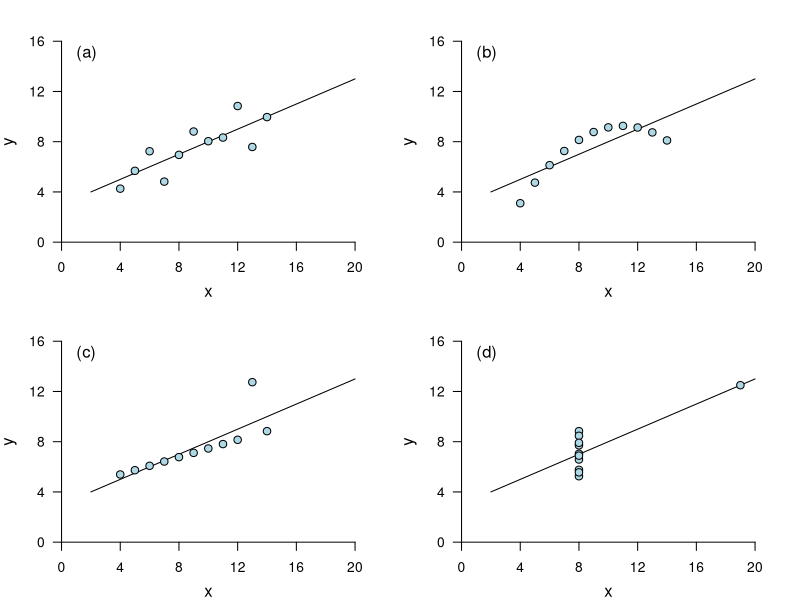
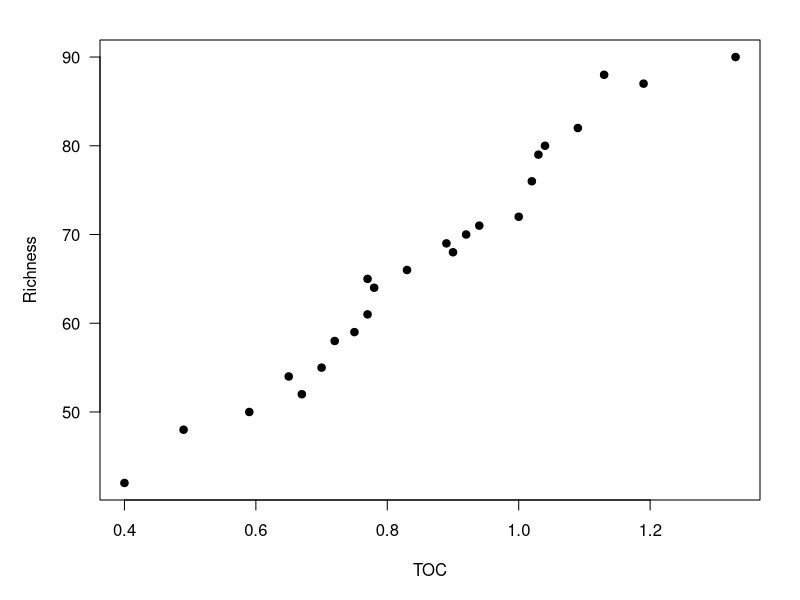
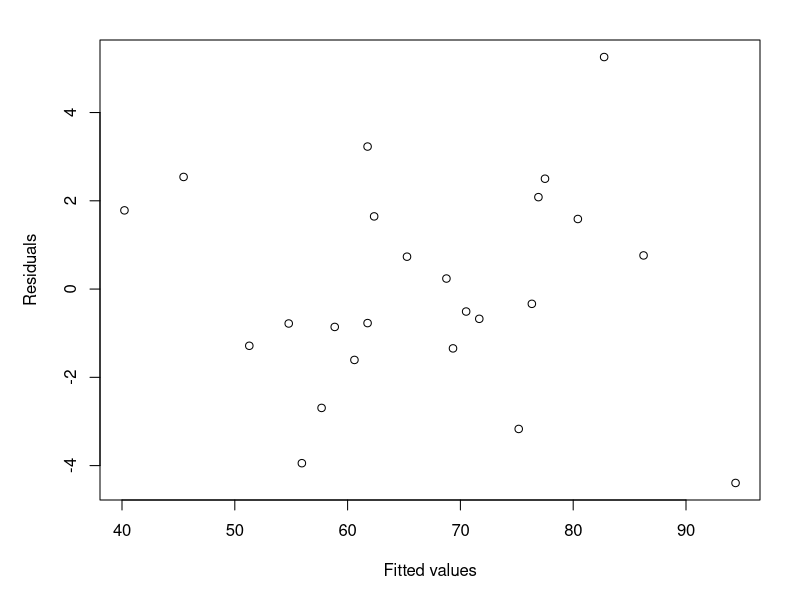
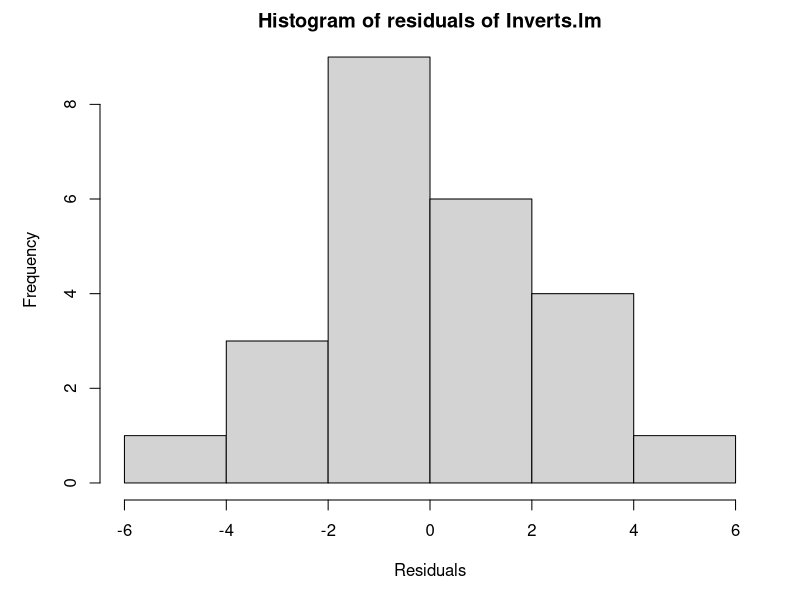
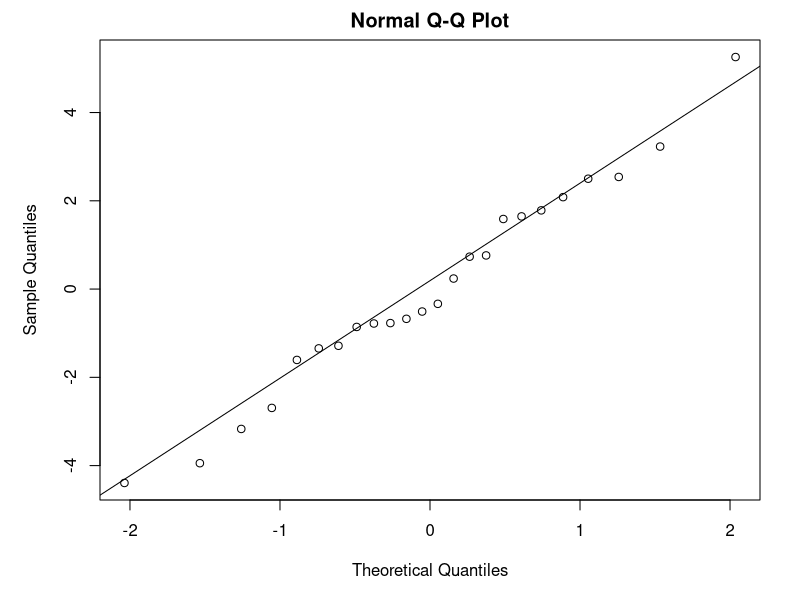
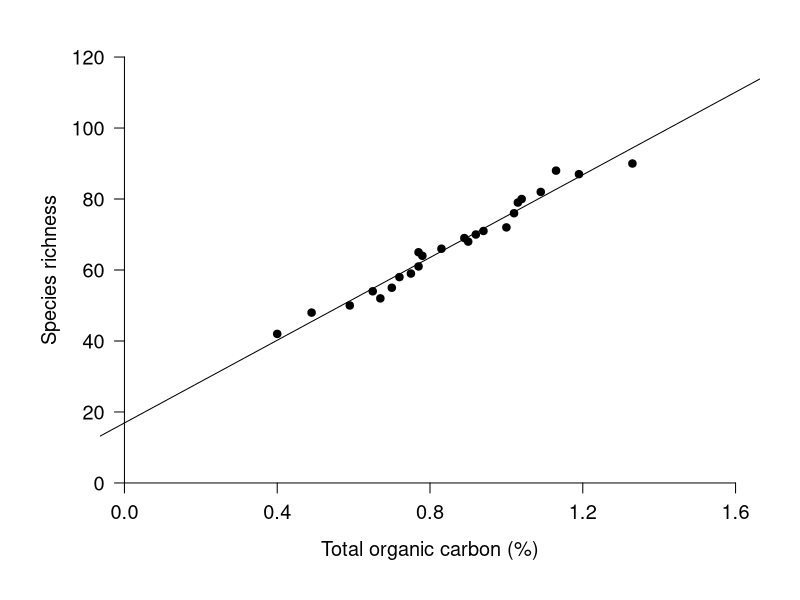
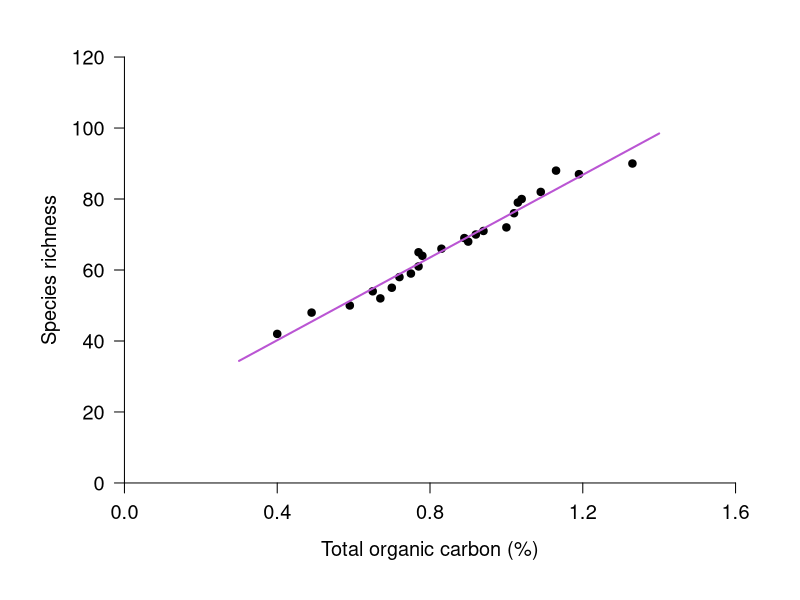
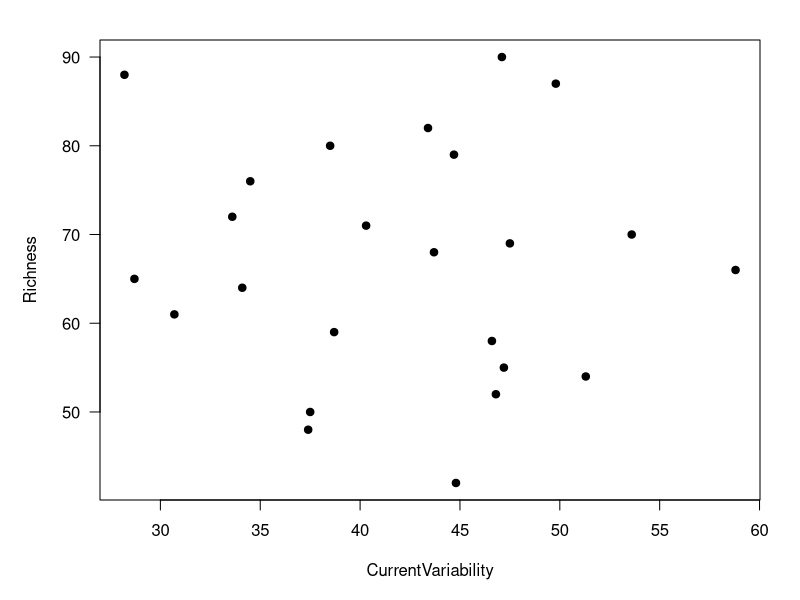

These figures' R source, in order:
## ---- chunk 1
# To output plots as .png figures, run this.
# If nec., use a variation of this line in the terminal to change the names as desired:
#  ls -1 | awk '/png/{old=$0;gsub("-1.png",".png",$0);system("mv \""old"\" "$0)}'
# See this page for some details: http://theunixshell.blogspot.ca/2013/01/bulk-renaming-of-files-in-unix.html

knitr::opts_chunk$set(
  fig.path = "Images/LMImages/"
)
## ---- chunk 2
## Load packages that would theoretically have been loaded during previous lessons, to allow for functioning as a standalone script
library("dplyr")
library("tidyr")
## ---- chunk 3
# Read in Inverts data (first introduced in functions lesson)
Inverts <- read.csv(file="../Data/Inverts.csv", stringsAsFactors=TRUE, header=TRUE)
## ---- chunk 4
# Function to make a simple scatterplot with consistent axes
makeSimplePlot <- function(xvals, yvals, letterval) {
	plot(1, 1, ann=FALSE, axes=FALSE, type="n", xlim=c(0,20), ylim=c(0,16))
	axis(1, pos=0, at=seq(0, 20, by=4))
	mtext(side=1, line=2, text="x")
	axis(2, pos=0, las=1, at=seq(0, 16, by=4))
	mtext(side=2, line=2, text="y")
	lines(x=c(2, 20), y=predict(lm(yvals~xvals), newdata=data.frame(xvals=c(2,20))))
	points(yvals ~ xvals, pch=21, col="black", bg="lightblue", cex=1.2)
	text(1, 15, paste("(",letterval,")",sep=""), adj=0, cex=1.2)
}

par(mfrow=c(2,2), mar=c(3,3,2,2)) # Plot 4 plots as 2 x 2

# Plot all 4 data sets from the anscombe quartet
makeSimplePlot(anscombe$x1, anscombe$y1, "a")
makeSimplePlot(anscombe$x2, anscombe$y2, "b")
makeSimplePlot(anscombe$x3, anscombe$y3, "c")
makeSimplePlot(anscombe$x4, anscombe$y4, "d")

par(mfrow=c(1,1), mar=c(5,5,2,2)) # Reset layout to a single plot with larger margins
## ---- chunk 5
plot(Richness ~ TOC, data=Inverts, pch=19, las=1)
## ---- chunk 6
Inverts.lm <- lm(Richness ~ TOC, data = Inverts)
## ---- chunk 7
Inverts.lm
## ---- chunk 8
summary(Inverts.lm)
## ---- chunk 9
plot(resid(Inverts.lm) ~ fitted(Inverts.lm), xlab="Fitted values", ylab="Residuals")
## ---- chunk 10
hist(resid(Inverts.lm), xlab = "Residuals", main = "Histogram of residuals of Inverts.lm")
## ---- chunk 11
qqnorm(resid(Inverts.lm)) 
qqline(resid(Inverts.lm))
## ---- chunk 12
summary(Inverts.lm)
attributes(summary(Inverts.lm))
## ---- chunk 13
summary(Inverts.lm)$adj.r.squared
## ---- chunk 14
summary(Inverts.lm)$coefficients
## ---- chunk 15
# Get p-value for TOC, which is in the 2nd row and 4th column
summary(Inverts.lm)$coefficients[2, 4]
## ---- chunk 16
# Get p-value for TOC using row and column names
summary(Inverts.lm)$coefficients["TOC", "Pr(>|t|)"]

## ---- chunk 17
# Pearson's correlation between TOC and Richness
	# Using individual vectors, you could run this as:
	#	cor.test(Inverts$TOC, Inverts$Richness)
	# Another option is to specify a formula
		cor.test(~ Richness + TOC, data=Inverts)

# Look at names of attributes 
	attributes(cor.test(~ Richness + TOC, data=Inverts))

# Extract the p.value	
	cor.test(~ Richness + TOC, data=Inverts)$p.value
## ---- chunk 18
plot(Richness ~ TOC, data=Inverts, pch=19, xlim=c(0, 1.6), ylim=c(0, 120)
		 , axes=F, ann=F)  # Plot without axes
	axis(1, pos=0, at=seq(0, 1.6, by=0.4), cex.axis=1.2)  # Add x-axis; place it at y = 0
		mtext(side=1, line=2, text="Total organic carbon (%)", cex=1.2)
	axis(2, pos=0, las=1, cex.axis=1.2)  # Add y-axis; place it at x = 0
		mtext(side=2, line=2, text="Species richness", cex=1.2)
abline(Inverts.lm) # Plot linear regression
## ---- chunk 19
plot(Richness ~ TOC, data=Inverts, pch=19, xlim=c(0, 1.6), ylim=c(0, 120)
		 , axes=F, ann=F)  # Plot without axes
	axis(1, pos=0, at=seq(0, 1.6, by=0.4), cex.axis=1.2)  # Add x-axis; place it at y = 0
		mtext(side=1, line=2, text="Total organic carbon (%)", cex=1.2)
	axis(2, pos=0, las=1, cex.axis=1.2)  # Add y-axis; place it at x = 0
		mtext(side=2, line=2, text="Species richness", cex=1.2)

# Calculate y values given specified x values, then plot x and y values
yvals <- predict(Inverts.lm, newdata=data.frame(TOC = c(0.3, 1.4)))
lines(x = c(0.3, 1.4), y = yvals, col="mediumorchid", lwd=2)
## ---- chunk 20
plot(Richness ~ CurrentVariability, data=Inverts, pch=19, las=1)
## ---- chunk 21
Inverts2.lm <- lm(Richness ~ TOC + CurrentVariability, data=Inverts)
summary(Inverts2.lm)
## ---- chunk 22
drop1(Inverts2.lm, .~., test="F")
## ---- chunk 23
# Set plot layout and margins
	par(mfrow=c(1,2), mar=c(8,5,7,2))
# Plot histogram
	hist(resid(Inverts2.lm))  
# Make QQ plot to check normality
	qqnorm(resid(Inverts2.lm))  
	qqline(resid(Inverts2.lm))
# Set plot layout and margins
	par(mfrow=c(2,2), mar=c(5,5,2,2))  
# Plot residuals against TOC (explanatory variable)
	plot(Inverts$TOC, resid(Inverts2.lm), pch=19, las=1)  
# Plot residuals against Current Variability (explanatory variable)
	plot(Inverts$CurrentVariability, resid(Inverts2.lm), pch=19, las=1)
# Plot residuals against fitted values
	plot(fitted(Inverts2.lm), resid(Inverts2.lm), pch=19, las=1)  
# Reset plot layout and margins
	par(mfrow=c(1,1), mar=c(5,5,2,2))  
